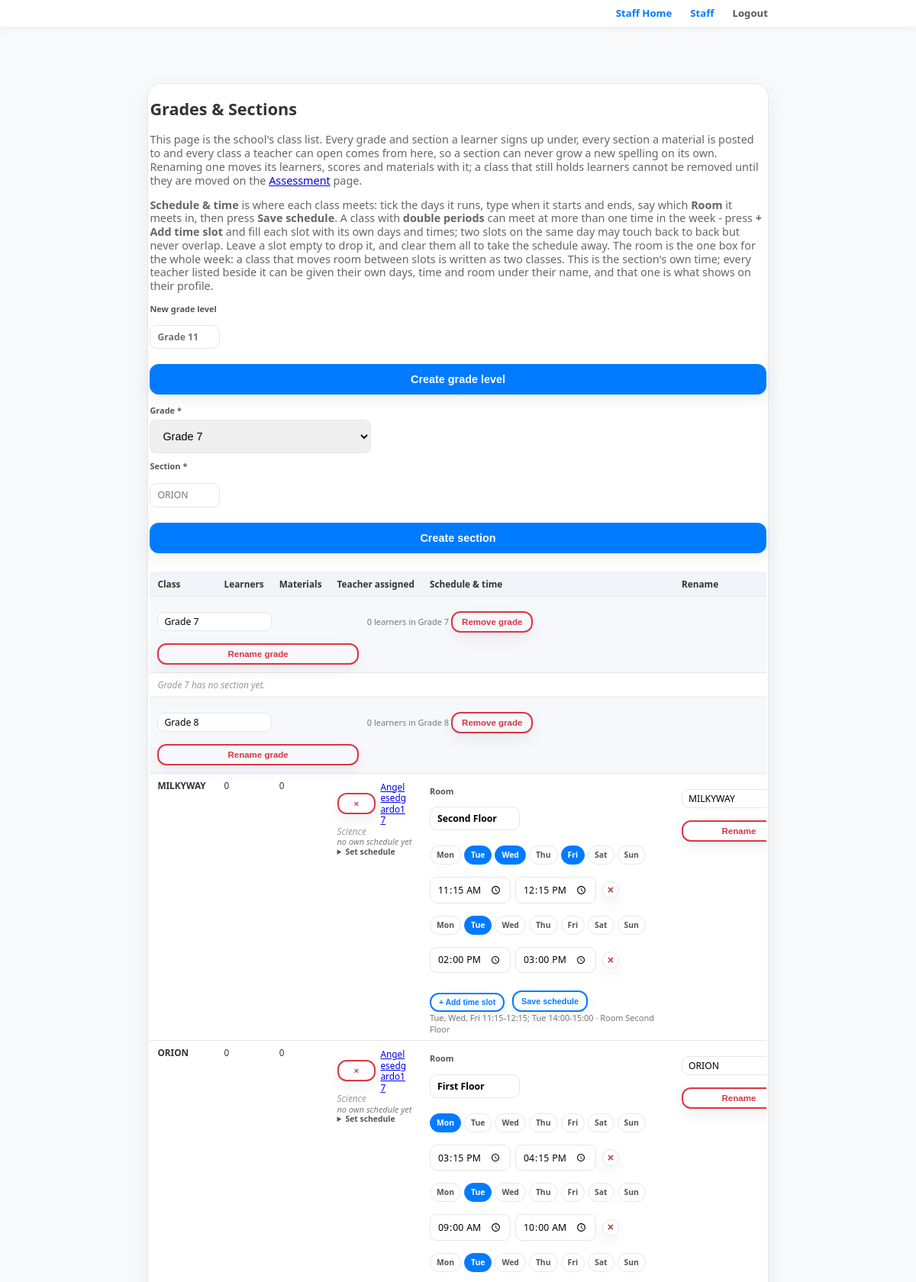
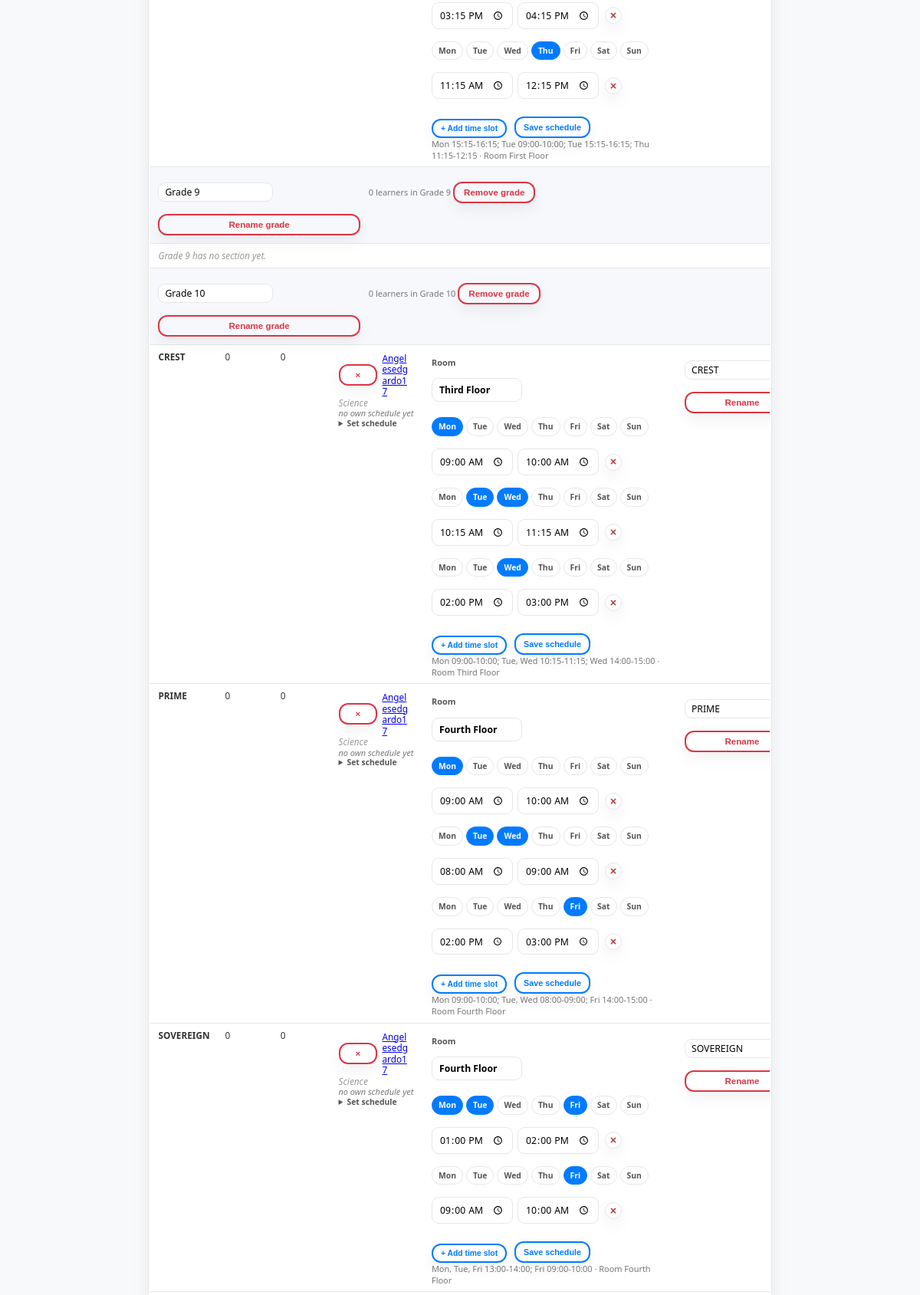
The app's page /admin/classes (signed in, upper part) with its own data (2 pictures, top to bottom).
### app.py (models this page shows)
class GradeLevel(db.Model):
    __tablename__ = 'grade_level'
    id = db.Column(db.Integer, primary_key=True)
    name = db.Column(db.String(40), unique=True, nullable=False, index=True)
    created_at = db.Column(db.DateTime, nullable=False, default=datetime.utcnow)

class SectionLevel(db.Model):
    __tablename__ = 'class_section'
    id = db.Column(db.Integer, primary_key=True)
    grade = db.Column(db.String(40), nullable=False, index=True)
    name = db.Column(db.String(80), nullable=False)
    room = db.Column(db.String(60), nullable=False, default='')
    schedule_days = db.Column(db.String(40), nullable=False, default='')
    start_time = db.Column(db.String(5), nullable=False, default='')
    end_time = db.Column(db.String(5), nullable=False, default='')
    schedule_slots = db.Column(db.Text, nullable=False, default='')
    created_at = db.Column(db.DateTime, nullable=False, default=datetime.utcnow)
    __table_args__ = (db.UniqueConstraint('grade', 'name', name='uq_section_in_grade'),)

class Staff(db.Model):
    __tablename__ = 'staff'
    id = db.Column(db.Integer, primary_key=True)
    name = db.Column(db.String(120), nullable=False)
    email = db.Column(db.String(120), unique=True, nullable=False, index=True)
    password_hash = db.Column(db.String(255), nullable=False)
    created_at = db.Column(db.DateTime, nullable=False, default=datetime.utcnow)
    created_by = db.Column(db.String(120))

### app.py (the view, shortened to what this page needs)
@app.route('/admin/classes', methods=['GET', 'POST'])
@level_required('admin')
def admin_classes():
    owner = at_least('main_admin')
    errors = {}
    message = None
    grades = []
    for grade in GradeLevel.query.order_by(GradeLevel.id).all():
        sections = []
        for row in SectionLevel.query.filter_by(grade=grade.name).order_by(
                SectionLevel.name, SectionLevel.id).all():
            sections.append({
                'row': row,
                'learners': learners_in(grade.name, row.name),
                'materials': materials_in(grade.name, row.name),
                'teachers': class_teachers(grade.name, row.name),
                'schedule': schedule_label(row),
                'slots': iter_slots(row),
            })
        grades.append({'grade': grade, 'sections': sections,
                       'learners': learners_in(grade.name)})
    return render_template(
        'admin_classes.html',
        grades=grades,
        days=CLASS_DAYS,
        members=assignable_staff(),
        subjects={grade.name: grade_subjects(grade.name) for grade in
                  GradeLevel.query.order_by(GradeLevel.id).all()},
        no_class_days=NonClassDay.query.order_by(NonClassDay.date).all(),
        halt_today=non_class_note(),
        today=datetime.now().strftime('%Y-%m-%d'),
        owner=owner,
        errors=errors, message=message,
    )

### app.py (called while the page is built)
def admin_db_cache(key, query):
    global _ADMIN_DB_CACHE_AT
    now = time.time()
    if now - _ADMIN_DB_CACHE_AT >= 1.0:
        _ADMIN_DB_CACHE.clear()
        _ADMIN_DB_CACHE_AT = now
    if key not in _ADMIN_DB_CACHE:
        _ADMIN_DB_CACHE[key] = query()
    return _ADMIN_DB_CACHE[key]

def normalize_caps(values):
    out = []
    for value in values or []:
        if not str(value).strip():
            continue
        key = str(value).strip().lower().replace('-', '_')
        for canonical, spellings in CAPABILITY_ALIASES.items():
            if key in spellings or key == canonical.replace('_', ' '):
                key = canonical
                break
        if key not in out:
            out.append(key)
    return out

def caps_match(want, caps):
    wanted = normalize_caps([want])
    return bool(wanted) and wanted[0] in normalize_caps(caps)

def cap_label(capability):
    folded = normalize_caps([capability])
    if not folded:
        return ''
    return CAP_LABELS.get(folded[0], folded[0].replace('_', ' '))

def admin_levels():
    def load():
        out = {level: [] for level in reversed(ADMIN_LEVELS)}
        for row in admin_sql('SELECT level, capability FROM roles ORDER BY level',
                             as_rows=True):
            out.setdefault(row['level'], []).append(row['capability'])
        return out
    return admin_db_cache('levels', load)

def roles_for(level):
    if not level:
        return []
    key = LEGACY_LEVEL_KEYS.get(level, level)
    caps = normalize_caps(admin_levels().get(key))
    return caps or level_caps(key)

def admin_account(email):
    address = str(email or '').strip().lower()
    if not address:
        return None
    return admin_db_cache(
        ('account', address),
        lambda: admin_sql('SELECT email, password, level, supervisor FROM accounts '
                          'WHERE lower(email) = ?', (address,), one=True))

def norm_section(value):
    return ' '.join(str(value or '').split()).upper()

def parse_slots(text):
    slots = []
    for chunk in str(text or '').split(';'):
        parts = chunk.split('|')
        if len(parts) != 3:
            continue
        days = [d for d in CLASS_DAYS if d in parts[0].split(',')]
        slots.append((days, parts[1].strip(), parts[2].strip()))
    return slots

def slot_label(days, start, end):
    label = ', '.join(days)
    if start and end:
        label = (label + ' ' if label else '') + '%s-%s' % (start, end)
    return label

### templates/admin_classes.html (shortened to what this page needs)
{% extends "base.html" %}
{% macro schedule_slots(slots, room='') %}
{% set rows = slots if slots and slots | length else [None] %}
<label class="cs-room">Room
    <input type="text" name="room" value="{{ room }}" maxlength="60" placeholder="5">
</label>
<div class="cs-slots">
    {% for slot in rows %}
    {% set index = loop.index0 %}
    {% set picked = slot[0] if slot else [] %}
    <div class="cs-slot">
        <span class="cs-days">
            {% for day in days %}
            <label class="cs-day">
                <span>{{ day }}</span>
            </label>
            {% endfor %}
        </span>
        <span class="cs-time">
            <input type="time" name="start_{{ index }}" data-kind="start"
                   value="{{ slot[1] if slot else '' }}" aria-label="Start time">
            <input type="time" name="end_{{ index }}" data-kind="end"
                   value="{{ slot[2] if slot else '' }}" aria-label="End time">
        </span>
        <button type="button" class="cs-del-slot" aria-label="Remove this time slot"
                title="Remove this time slot">&#215;</button>
    </div>
    {% endfor %}
</div>
<button type="button" class="btn btn-outline cs-add-slot" title="Add another time slot">+ Add time slot</button>
{% endmacro %}
{% block content %}
<div class="container card">
    <h2>Grades &amp; Sections</h2>
    <p style="color: #666;">
        This page is the school's class list. Every grade and section a learner signs up under,
        every section a material is posted to and every class a teacher can open comes from here,
        so a section can never grow a new spelling on its own. Renaming one moves its learners,
        scores and materials with it; a class that still holds learners cannot be removed until
        they are moved on the <a href="/admin/assessment">Assessment</a> page.
    </p>
    <p style="color: #666;">
        <b>Schedule &amp; time</b> is where each class meets: tick the days it runs, type when it
        starts and ends, say which <b>Room</b> it meets in, then press <b>Save schedule</b>. A class
        with <b>double periods</b> can
        meet at more than one time in the week - press <b>+ Add time slot</b> and fill each slot
        with its own days and times; two slots on the same day may touch back to back but never
        overlap. Leave a slot empty to drop it, and clear them all to take the schedule away.
        The room is the one box for the whole week: a class that moves room between slots is
        written as two classes.
        This is the section's own time; every teacher listed
        beside it can be given their own days, time and room under their name, and that one is what
        shows on their profile.
    </p>
    {% if owner %}
    <form method="POST" class="as-form" style="margin-bottom: 14px;">
        <label>New grade level
            <input type="text" name="name" maxlength="40" required placeholder="Grade 11"></label>
        <button type="submit" class="btn btn-primary">Create grade level</button>
    </form>
    <form method="POST" class="as-form" style="margin-bottom: 24px;">
        <div style="display: flex; gap: 10px; flex-wrap: wrap;">
            <div class="admin-filter-field">
                <label>Grade *</label>
                <select name="grade" required>
                    {% for entry in grades %}
                        <option value="{{ entry.grade.name }}">{{ entry.grade.name }}</option>
                    {% endfor %}
                </select>
            </div>
            <div class="admin-filter-field">
                <label>Section *</label>
                <input type="text" name="name" maxlength="40" required placeholder="ORION">
            </div>
        </div>
        <button type="submit" class="btn btn-primary">Create section</button>
    </form>
    {% else %}
    <p class="games-note">The grade and section list belongs to the main admin. Below you can hand
        any teacher a class, the subjects they teach there, and the schedule.</p>
    {% endif %}
    {% if grades %}
    <div class="table-scroll">
        <table class="db-table">
            <thead>
                <tr>
                    <th>Class</th>
                    <th>Learners</th>
                    <th>Materials</th>
                    <th>Teacher assigned</th>
                    <th>Schedule &amp; time</th>
                    {% if owner %}
                    <th>Rename</th>
                    {% endif %}
                </tr>
            </thead>
            <tbody>
                {% for entry in grades %}
                <tr class="cs-grade-row">
                    <td colspan="{{ 8 if owner else 5 }}">
                        {% if owner %}
                        <form method="POST" class="as-form cs-inline">
                            <input type="text" name="name" value="{{ entry.grade.name }}" maxlength="40" required>
                            <button type="submit" class="btn btn-outline res-remove">Rename grade</button>
                        </form>
                        {% endif %}
                        <span class="as-when">{{ entry.learners }} learner{{ '' if entry.learners == 1 else 's' }} in
                            {{ entry.grade.name }}</span>
                        {% if owner %}
                        <form method="POST" class="as-form cs-inline"
                              onsubmit="return confirm('Remove {{ entry.grade.name }} from the list?');">
                            <button type="submit" class="btn btn-outline res-remove">Remove grade</button>
                        </form>
                        {% endif %}
                    </td>
                </tr>
                {% for section in entry.sections %}
                <tr>
                    <td class="db-name">{{ section.row.name }}</td>
                    <td>{{ section.learners }}</td>
                    <td>{{ section.materials }}</td>
                    <td>
                        {% if section.teachers %}
                            {% for item in section.teachers %}
                            <div class="cs-teacher">
                                <form method="POST" class="cs-inline">
                                    <button type="submit" class="btn btn-outline res-remove"
                                            title="Take this class away from {{ item.teacher.name }}">&#215;</button>
                                    <a href="/profile/account/{{ item.teacher.id }}">{{ item.teacher.name }}</a>
                                </form>
                                {% if item.subjects %}
                                <div class="db-null">{{ item.subjects | join(', ') }}</div>
                                {% endif %}
                                <div class="as-when{% if not item.schedule %} db-null{% endif %}">
                                    {{ item.schedule if item.schedule else 'no own schedule yet' }}</div>
                                <details class="cs-tsched">
                                    <summary>{{ 'Change schedule' if item.schedule else 'Set schedule' }}</summary>
                                </details>
                            </div>
                            {% endfor %}
                        {% else %}
                            <span class="db-null">nobody yet</span>
                        {% endif %}
                    </td>
                    <td class="cs-sched-cell">
                        <form method="POST" class="as-form cs-sched" data-slots>
                            {{ schedule_slots(section.slots, section.row.room) }}
                            <button type="submit" class="btn btn-outline cs-save">Save schedule</button>
                        </form>
                        <span class="as-when{% if not section.schedule %} db-null{% endif %}">
                            {{ section.schedule if section.schedule else 'no schedule yet' }}</span>
                    </td>
                    {% if owner %}
                    <td>
                        <form method="POST" class="as-form cs-inline">
                            <input type="text" name="name" value="{{ section.row.name }}" maxlength="40" required>
                            <button type="submit" class="btn btn-outline res-remove">Rename</button>
                        </form>
                    </td>
                    {% endif %}
                </tr>
                {% else %}
                <tr>
                    <td colspan="{{ 8 if owner else 5 }}"><span class="db-null">{{ entry.grade.name }} has no section yet.</span></td>
                </tr>
                {% endfor %}
                {% endfor %}
            </tbody>
        </table>
    </div>
    {% else %}
    <p class="games-note">No grade level exists yet. Create the first one above.</p>
    {% endif %}
</div>
{% endblock %}

### records on screen
GradeLevel: grade "Grade 7", name "Grade 7", grade.name "Grade 7", grade.name "Grade 7"
GradeLevel: name "Grade 8", grade.name "Grade 8"
SectionLevel: row.name "MILKYWAY", sections "Second Floor", name "MILKYWAY"
Staff: teacher.name "Angelesedgardo17" "Angelesedgardo17" "Angelesedgardo17" "Angelesedgardo17" "Angelesedgardo17"
SectionLevel: row.name "ORION", sections "First Floor", name "ORION"
GradeLevel: name "Grade 9", grade.name "Grade 9", grade.name "Grade 9"
GradeLevel: name "Grade 10", grade.name "Grade 10"
SectionLevel: row.name "CREST", sections "Third Floor", name "CREST"
SectionLevel: row.name "PRIME", sections "Fourth Floor", name "PRIME"
SectionLevel: row.name "SOVEREIGN", sections "Fourth Floor", name "SOVEREIGN"

### other values on screen
{{ entry.learners }} "0" "0" "0" "0"
{{ '' if entry.learners == 1 else 's' }} "s" "s" "s" "s"
{{ section.learners }} "0" "0" "0" "0" "0"
{{ section.materials }} "0" "0" "0" "0" "0"
{{ item.subjects | join(', ') }} "Science" "Science" "Science" "Science" "Science"
{{ item.schedule if item.schedule else 'no own schedule yet' }} "no own schedule yet" "no own schedule yet" "no own schedule yet" "no own schedule yet" "no own schedule yet"
{{ 'Change schedule' if item.schedule else 'Set schedule' }} "Set schedule" "Set schedule" "Set schedule" "Set schedule" "Set schedule"
{{ day }} "Mon" "Tue" "Wed" "Thu" "Fri" "Sat" "Sun" "Mon" "Tue" "Wed" "Thu" "Fri" "Sat" "Sun" "Mon" "Tue" "Wed" "Thu" "Fri" "Sat" "Sun" "Mon" "Tue" "Wed" "Thu" "Fri" "Sat" "Sun" "Mon" "Tue" "Wed" "Thu" "Fri" "Sat" "Sun" "Mon" "Tue" "Wed" "Thu" "Fri" "Sat" "Sun" "Mon" "Tue" "Wed" "Thu" "Fri" "Sat" "Sun" "Mon" "Tue" "Wed" "Thu" "Fri" "Sat" "Sun" "Mon" "Tue" "Wed" "Thu" "Fri" "Sat" "Sun" "Mon" "Tue" "Wed" "Thu" "Fri" "Sat" "Sun" "Mon" "Tue" "Wed" "Thu" "Fri" "Sat" "Sun" "Mon" "Tue" "Wed" "Thu" "Fri" "Sat" "Sun" "Mon" "Tue" "Wed" "Thu" "Fri" "Sat" "Sun" "Mon" "Tue" "Wed" "Thu" "Fri" "Sat" "Sun"
{{ section.schedule if section.schedule else 'no schedule yet' }} "Tue, Wed, Fri 11:15-12:15; Tue 14:00-15:00 · Room Second Floor" "Mon 15:15-16:15; Tue 09:00-10:00; Tue 15:15-16:15; Thu 11:15-12:15 · Room First Floor" "Mon 09:00-10:00; Tue, Wed 10:15-11:15; Wed 14:00-15:00 · Room Third Floor" "Mon 09:00-10:00; Tue, Wed 08:00-09:00; Fri 14:00-15:00 · Room Fourth Floor" "Mon, Tue, Fri 13:00-14:00; Fri 09:00-10:00 · Room Fourth Floor"
